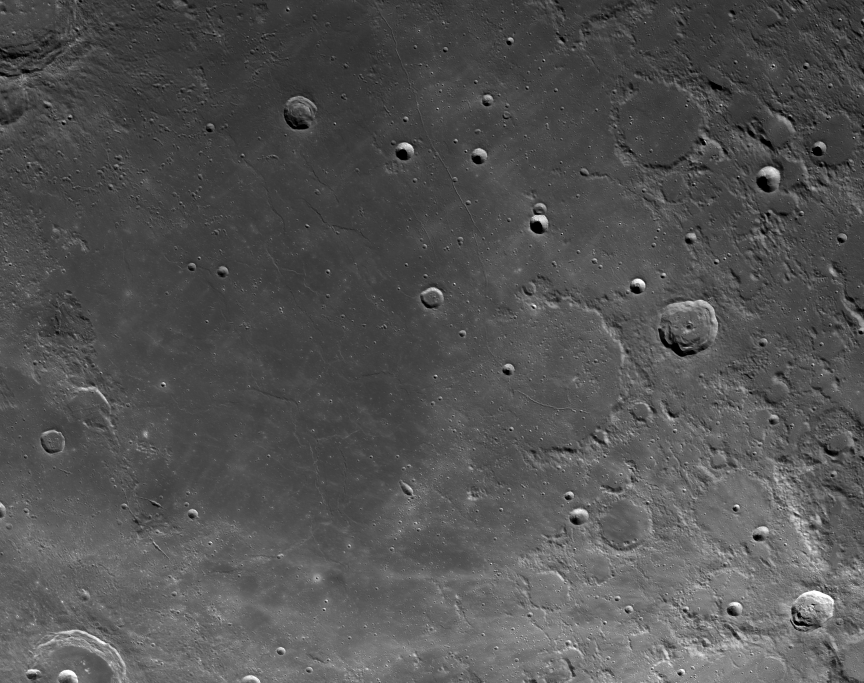
#> input picture yolo/dataset/images/val/altitude01/longitude02/orientation04_light05.png, 2592 x 2048 px (shown at 1/3 size)
$ python -i solution.py   (imports and definitions only)
#> lines starting #> are read from the running program, lines starting #| are printed output that depends on the picture; after the words box and inside, x2 and y2 are one past the last pixel; in counts of white or black regions, pixels touching at a corner belong together
#> further down, picture is the input picture: shape (2048, 2592, 3); min 0, max 255, mean 82.8
import os
import sys
import csv
import numpy as np
import cv2
from ultralytics import YOLO
import logging

# Suppress YOLO logging
# [1 line not run here, left out]

def process_crop(crop_img):
    """
    Fits an ellipse to a crater crop using the logic from ff.ipynb.
    Returns: ((cx, cy), (semi_major, semi_minor), angle) or None
    """
    if crop_img is None or crop_img.size == 0:
        return None

    # Convert to grayscale if needed
    if len(crop_img.shape) == 3:
        gray_crop = cv2.cvtColor(crop_img, cv2.COLOR_BGR2GRAY)
    else:
        gray_crop = crop_img

    try:
        # ---------- PREPROCESS ----------
        blur = cv2.GaussianBlur(gray_crop, (7, 7), 0)
        clahe = cv2.createCLAHE(3.0, (8, 8))
        enhanced = clahe.apply(blur)
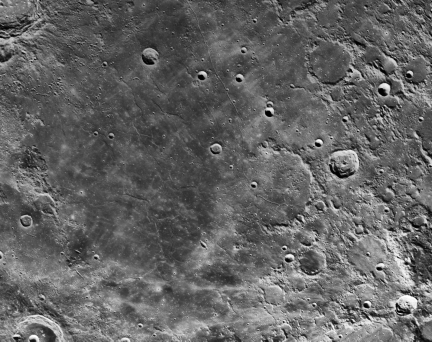
#> enhanced: shape (2048, 2592) (shown at 1/6 size); min 0, max 255, mean 99.4

        # ---------- EDGE DETECTION ----------
        edges = cv2.Canny(enhanced, 50, 140)
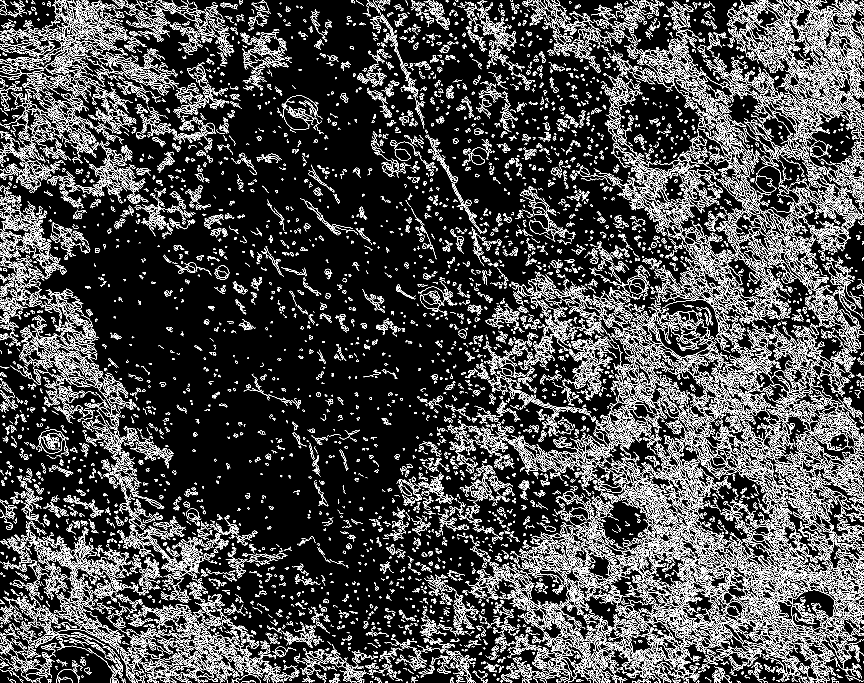
#> edges: shape (2048, 2592) (shown at 1/3 size); 12.2% white in thin lines or dots

        # Remove crop borders (10 pixels)
        h, w = edges.shape
        border = 10
        if h > 2 * border and w > 2 * border:
            edges[:border, :] = 0
            edges[-border:, :] = 0
            edges[:, :border] = 0
            edges[:, -border:] = 0
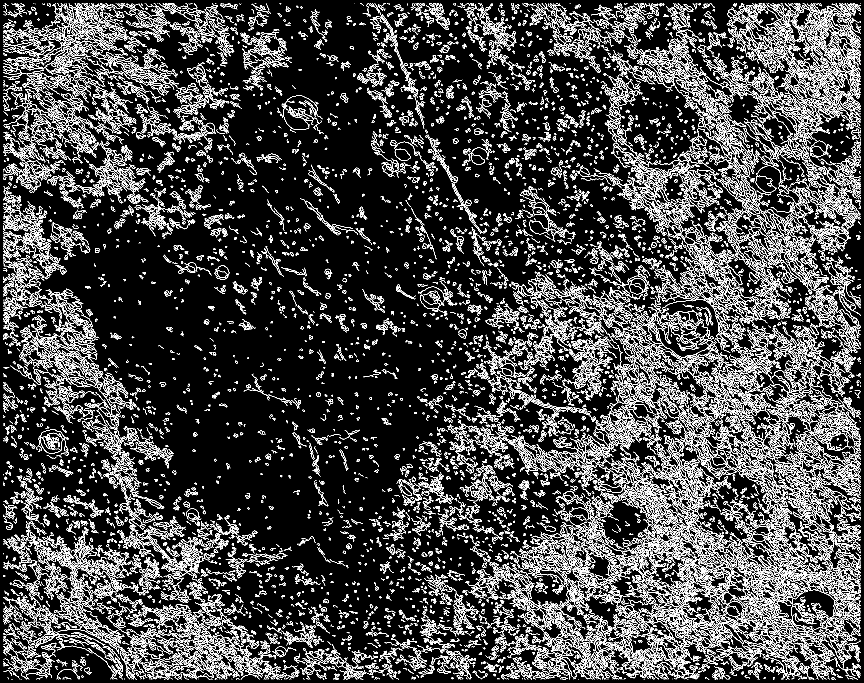
#> edges: shape (2048, 2592) (shown at 1/3 size); 12% white in thin lines or dots

        # ---------- DISTANCE TRANSFORM ----------
        inv = cv2.bitwise_not(edges)
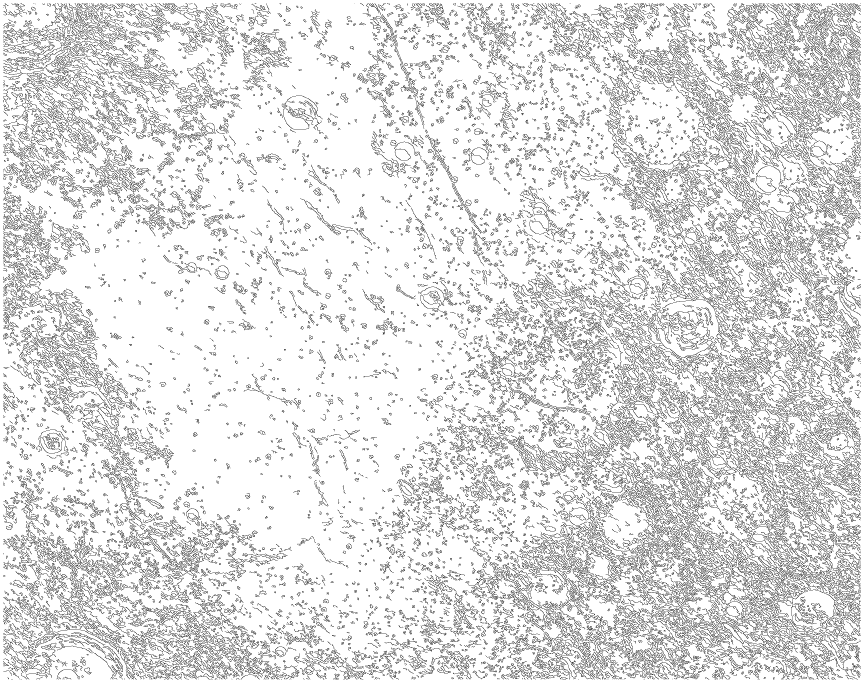
#> inv: shape (2048, 2592) (shown at 1/3 size); 88% white; black in thin lines or dots
        dist = cv2.distanceTransform(inv, cv2.DIST_L2, 5)
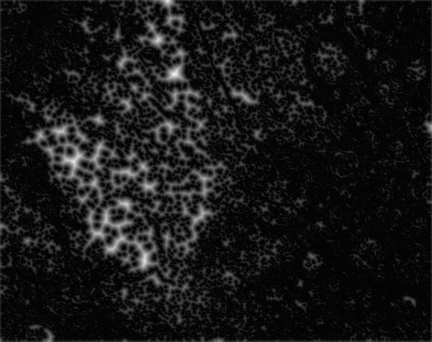
#> dist: shape (2048, 2592) float32 (shown at 1/6 size); min 0, max 62.72, mean 5.7; drawn with min black and max white
        dist = cv2.normalize(dist, None, 0, 1, cv2.NORM_MINMAX)

        # Find rim points (close to edge)
        rim_mask = (dist < 0.12).astype(np.uint8) * 255
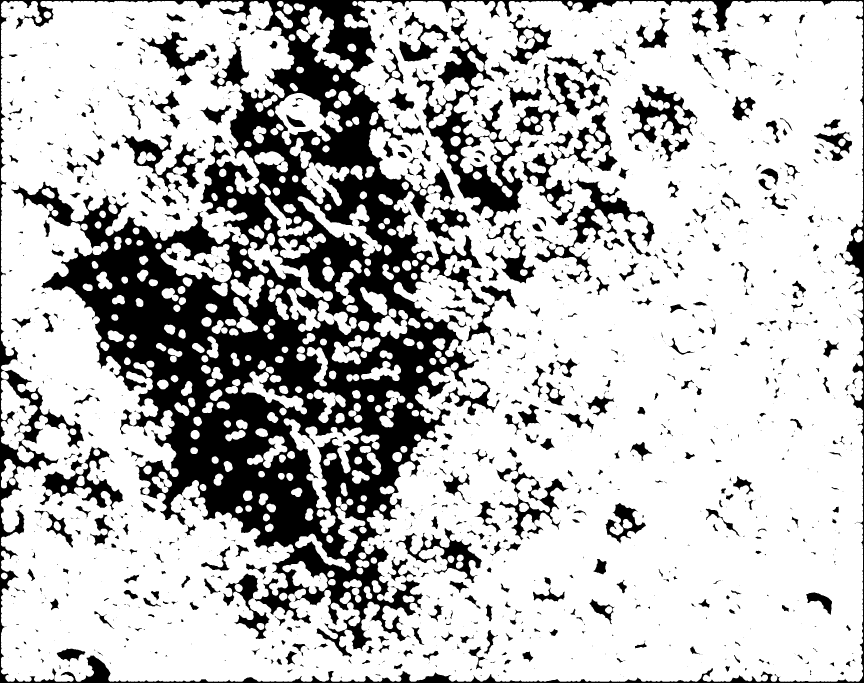
#> rim_mask: shape (2048, 2592) (shown at 1/3 size); 75% white; 1319 black regions (658 under 20 px), largest, box (x1, y1, x2, y2) and area: (0, 0, 2592, 2048) 955935, (1235, 56, 1571, 680) 50117, (1565, 334, 1965, 846) 35527

        # ---------- COLLECT RIM POINTS ----------
        ys, xs = np.where(rim_mask > 0)
        points = np.column_stack((xs, ys))
#> points = 3981962 pairs, first value 3 to 2588, second value 3 to 2044

        if len(points) < 30:
            return None

        points = points.reshape(-1, 1, 2).astype(np.int32)
#> points = contour of 3981962 points, box (x1, y1, x2, y2) (3, 3, 2589, 2045), area 5348

        # ---------- FIT ELLIPSE ----------
        ellipse = cv2.fitEllipse(points)
#> ellipse = ((1265.6, 1022.7), (2037.9, 2543.1), 89.62)
        (cx, cy), (W, H), angle = ellipse
#> cx = 1265.6; cy = 1022.7; W = 2037.9; H = 2543.1; angle = 89.62

        # Semi-axes
        semi_major = max(W, H) / 2.0
#> semi_major = 1271.5
        semi_minor = min(W, H) / 2.0
#> semi_minor = 1018.9

        return (cx, cy), (semi_major, semi_minor), angle

    except Exception:
        return None

# [115 lines left out: function guess_detections, not called in this run]

# [5 lines not run here, left out]

>>> import cv2
>>> picture = cv2.imread('../../yolo/dataset/images/val/altitude01/longitude02/orientation04_light05.png')
>>> result = process_crop(picture)
#> result = ((1265.6, 1022.7), (1271.5, 1018.9), 89.62)

$ run again, on yolo/dataset/images/val/altitude01/longitude02/orientation06_light04.png
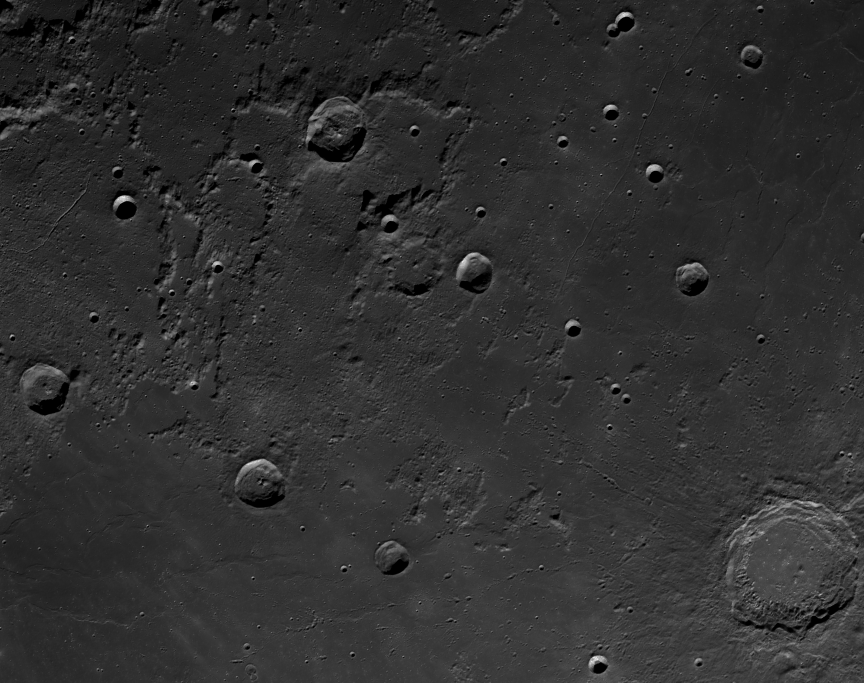
#> input picture yolo/dataset/images/val/altitude01/longitude02/orientation06_light04.png, 2592 x 2048 px (shown at 1/3 size)
#> picture is the input picture: shape (2048, 2592, 3); min 0, max 255, mean 47.7
#> in process_crop, `edges[:, -border:] = 0`:
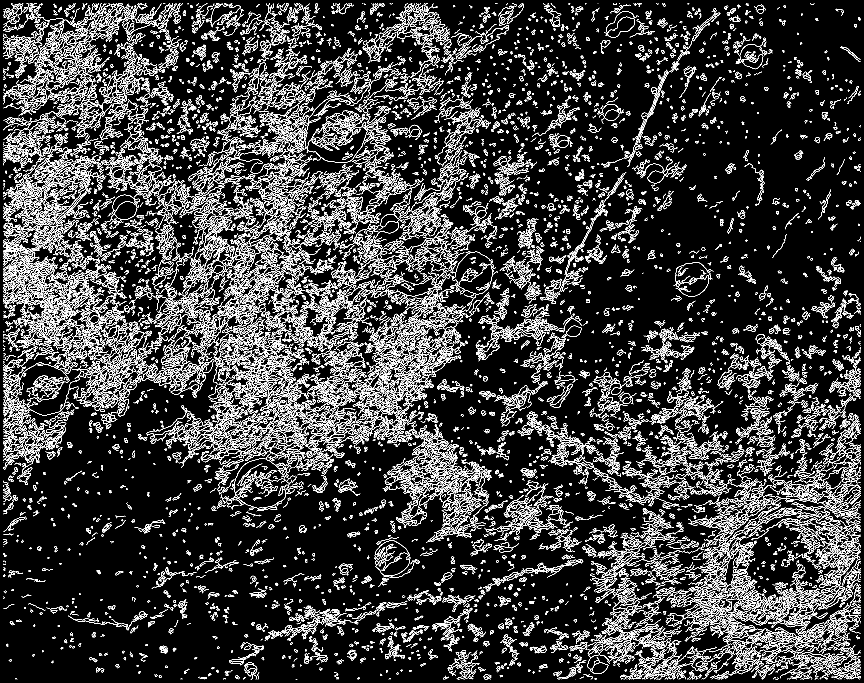
#> edges: shape (2048, 2592) (shown at 1/3 size); 10.5% white in thin lines or dots
#> inv: shape (2048, 2592); 89.5% white; black in thin lines or dots
#> in process_crop, `rim_mask = (dist < 0.12).astype(np.uint8) * 255`:
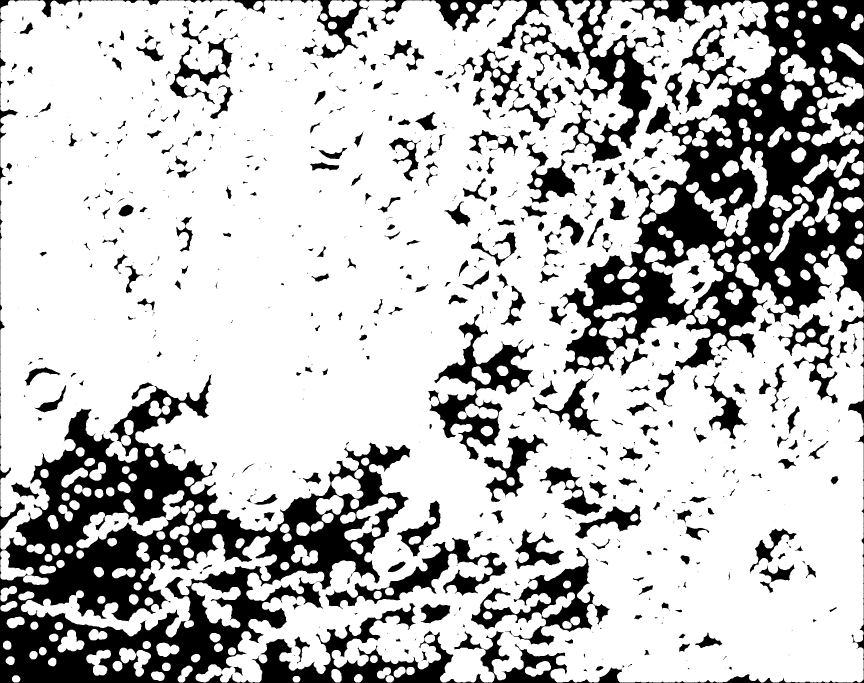
#> rim_mask: shape (2048, 2592) (shown at 1/3 size); 75.7% white; 762 black regions (330 under 20 px), largest, box (x1, y1, x2, y2) and area: (0, 0, 2592, 2048) 952812, (1284, 943, 1604, 1379) 37510, (1413, 1643, 1829, 1937) 30693
#> in process_crop, `points = np.column_stack((xs, ys))`: points = 4016841 pairs, first value 1 to 2590, second value 1 to 2046
#> in process_crop, `points = points.reshape(-1, 1, 2).astype(np.int32)`: points = contour of 4016841 points, box (x1, y1, x2, y2) (1, 1, 2591, 2047), area 28072
#> ellipse = ((1310.7, 1017.6), (1913.6, 2460.6), 100)
#> cx = 1310.7; cy = 1017.6; W = 1913.6; H = 2460.6; angle = 100
#> semi_major = 1230.3
#> semi_minor = 956.8
#> result = ((1310.7, 1017.6), (1230.3, 956.8), 100)

$ run again, on yolo/dataset/images/val/altitude01/longitude02/orientation07_light03.png
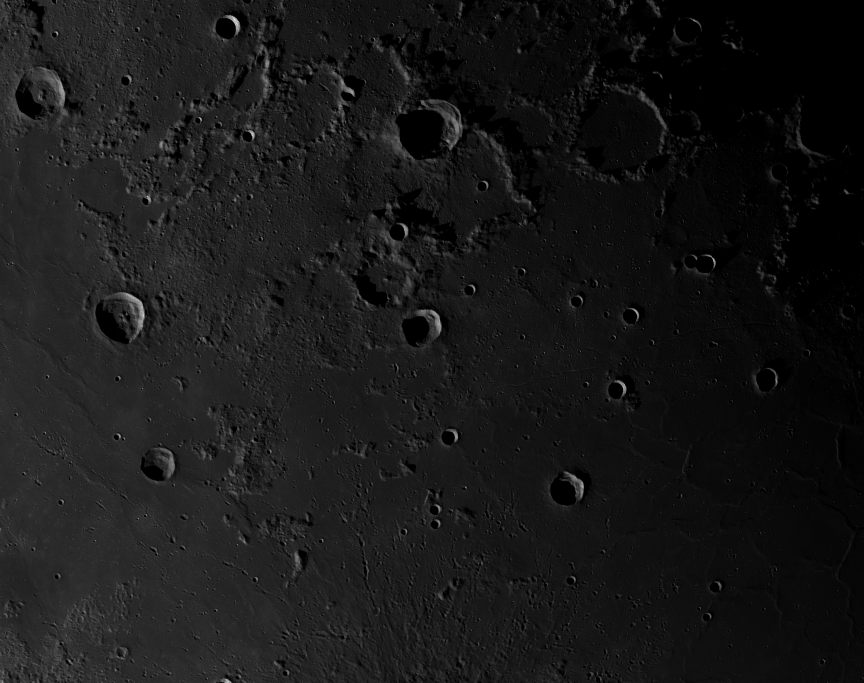
#> input picture yolo/dataset/images/val/altitude01/longitude02/orientation07_light03.png, 2592 x 2048 px (shown at 1/3 size)
#> picture is the input picture: shape (2048, 2592, 3); min 0, max 253, mean 24.3
#> in process_crop, `edges[:, :border] = 0`:
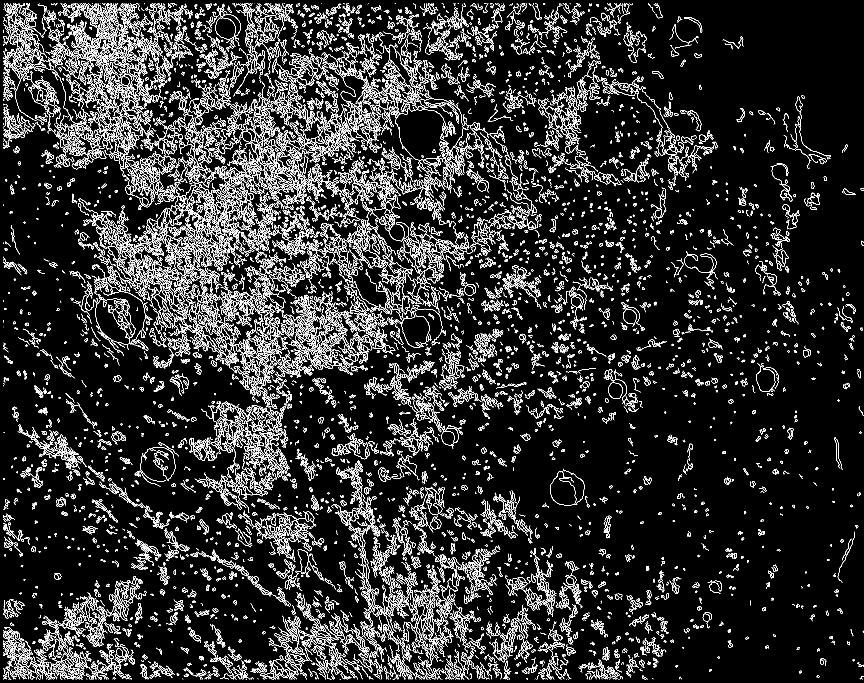
#> edges: shape (2048, 2592) (shown at 1/3 size); 8.2% white in thin lines or dots
#> inv: shape (2048, 2592); 91.8% white; black in thin lines or dots
#> in process_crop, `rim_mask = (dist < 0.12).astype(np.uint8) * 255`:
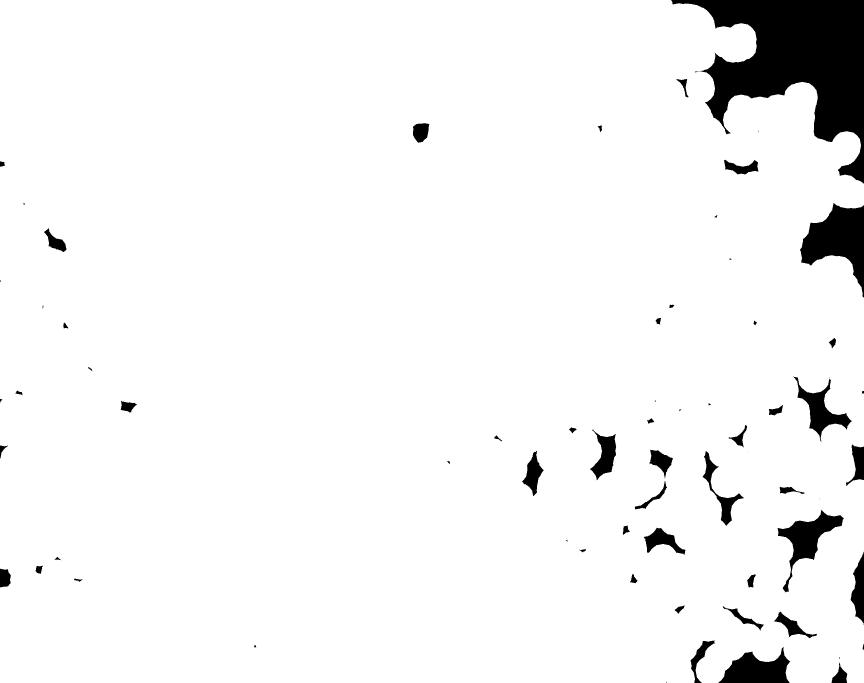
#> rim_mask: shape (2048, 2592) (shown at 1/3 size); 95% white; 69 black regions (15 under 20 px), largest, box (x1, y1, x2, y2) and area: (2013, 0, 2592, 551) 142790, (2400, 609, 2592, 893) 26926, (2333, 1529, 2531, 1777) 14068
#> in process_crop, `points = np.column_stack((xs, ys))`: points = 5044465 pairs, first value 0 to 2591, second value 0 to 2047
#> in process_crop, `points = points.reshape(-1, 1, 2).astype(np.int32)`: points = contour of 5044465 points, box (x1, y1, x2, y2) (0, 0, 2592, 2048), area 78932
#> ellipse = ((1239.2, 1053.7), (1927.5, 2438.3), 97.18)
#> cx = 1239.2; cy = 1053.7; W = 1927.5; H = 2438.3; angle = 97.18
#> semi_major = 1219.1
#> semi_minor = 963.7
#> result = ((1239.2, 1053.7), (1219.1, 963.7), 97.18)
